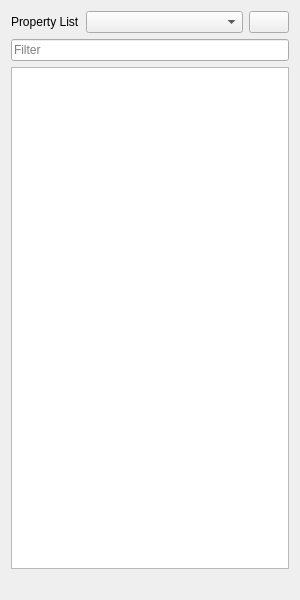
<?xml version="1.0" encoding="UTF-8"?>
<ui version="4.0">
 <class>QmitkPropertyTreeView</class>
 <widget class="QWidget" name="QmitkPropertyTreeView">
  <property name="geometry">
   <rect>
    <x>0</x>
    <y>0</y>
    <width>300</width>
    <height>600</height>
   </rect>
  </property>
  <property name="windowTitle">
   <string/>
  </property>
  <layout class="QVBoxLayout" name="verticalLayout">
   <item>
    <layout class="QHBoxLayout" name="horizontalLayout">
     <item>
      <widget class="QLabel" name="propertyListLabel">
       <property name="sizePolicy">
        <sizepolicy hsizetype="Maximum" vsizetype="Preferred">
         <horstretch>0</horstretch>
         <verstretch>0</verstretch>
        </sizepolicy>
       </property>
       <property name="text">
        <string>Property List</string>
       </property>
      </widget>
     </item>
     <item>
      <widget class="QComboBox" name="propertyListComboBox">
       <property name="sizePolicy">
        <sizepolicy hsizetype="Expanding" vsizetype="Fixed">
         <horstretch>0</horstretch>
         <verstretch>0</verstretch>
        </sizepolicy>
       </property>
      </widget>
     </item>
     <item>
      <widget class="QPushButton" name="newButton">
       <property name="toolTip">
        <string>Add new property</string>
       </property>
       <property name="text">
        <string/>
       </property>
       <property name="icon">
        <iconset resource="../../resources/Properties.qrc">
         <normaloff>:/Properties/new.png</normaloff>:/Properties/new.png</iconset>
       </property>
       <property name="iconSize">
        <size>
         <width>16</width>
         <height>16</height>
        </size>
       </property>
       <property name="flat">
        <bool>false</bool>
       </property>
      </widget>
     </item>
    </layout>
   </item>
   <item>
    <widget class="QLineEdit" name="filterLineEdit">
     <property name="placeholderText">
      <string>Filter</string>
     </property>
    </widget>
   </item>
   <item>
    <widget class="QTreeView" name="treeView">
     <property name="focusPolicy">
      <enum>Qt::NoFocus</enum>
     </property>
     <property name="styleSheet">
      <string notr="true">::item {
  border-right: 1px solid palette(midlight);
  padding-bottom: 1px;
  padding-top: 1px;
}

::item:last {
  border-right: 0;
}

::item:selected {
  background: palette(highlight);
  color: palette(highlighted-text);
}</string>
     </property>
     <property name="horizontalScrollBarPolicy">
      <enum>Qt::ScrollBarAsNeeded</enum>
     </property>
     <property name="alternatingRowColors">
      <bool>true</bool>
     </property>
     <property name="sortingEnabled">
      <bool>true</bool>
     </property>
     <attribute name="headerDefaultSectionSize">
      <number>54</number>
     </attribute>
    </widget>
   </item>
   <item>
    <widget class="QLabel" name="description">
     <property name="sizePolicy">
      <sizepolicy hsizetype="Preferred" vsizetype="Minimum">
       <horstretch>0</horstretch>
       <verstretch>0</verstretch>
      </sizepolicy>
     </property>
     <property name="text">
      <string/>
     </property>
     <property name="textFormat">
      <enum>Qt::RichText</enum>
     </property>
     <property name="wordWrap">
      <bool>true</bool>
     </property>
    </widget>
   </item>
  </layout>
 </widget>
 <resources>
  <include location="../../resources/Properties.qrc"/>
 </resources>
 <connections/>
</ui>
